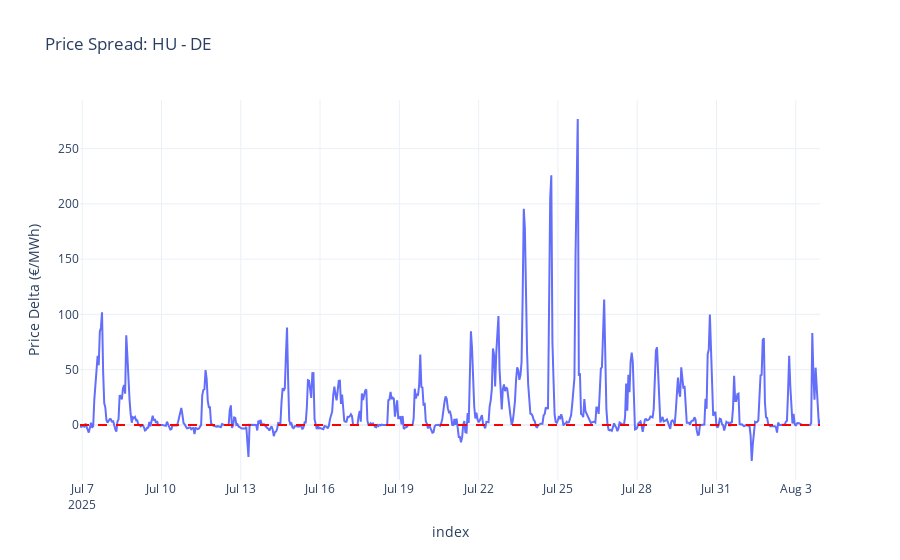

Write notebook code for a chart like this one.
### Code cell
# --- 5. Price Delta Plot ---
fig_delta = px.line(
    merged_prices,
    x=merged_prices.index,
    y='Price_Delta_HU_DE',
    title='Price Spread: HU - DE',
    labels={'Price_Delta_HU_DE': 'Price Delta (€/MWh)', 'timestamp': 'Date'},
    template='plotly_white'
)

fig_delta.add_hline(y=0, line_dash="dash", line_color="red")

fig_delta.show()

### Figure 1 — Plotly figure (JSON) as saved in the notebook; plotly's stock layout.template omitted (floating-point values rounded to 4 significant figures; data arrays with more than 128 entries replaced by an {"elided": "..."} marker saying what was removed)
{"data": [{"hovertemplate": "index=%{x}<br>Price Delta (€/MWh)=%{y}<extra></extra>", "legendgroup": "", "line": {"color": "#636efa", "dash": "solid"}, "marker": {"symbol": "circle"}, "mode": "lines", "name": "", "orientation": "v", "showlegend": false, "type": "scatter", "x": {"elided": "673 str values"}, "xaxis": "x", "y": {"elided": "673 float values"}, "yaxis": "y"}], "layout": {"legend": {"tracegroupgap": 0}, "shapes": [{"line": {"color": "red", "dash": "dash"}, "type": "line", "x0": 0, "x1": 1, "xref": "x domain", "y0": 0, "y1": 0, "yref": "y"}], "title": {"text": "Price Spread: HU - DE"}, "xaxis": {"anchor": "y", "domain": [0, 1], "title": {"text": "index"}}, "yaxis": {"anchor": "x", "domain": [0, 1], "title": {"text": "Price Delta (€/MWh)"}}}}
